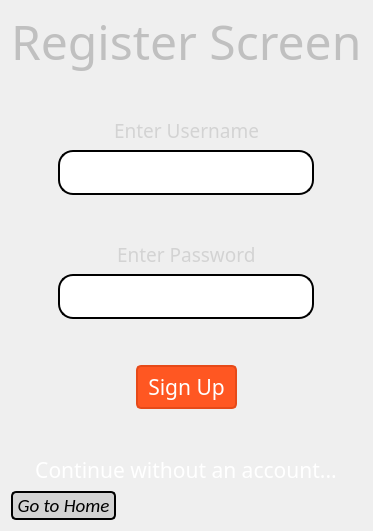
      <widget class="QWidget" name="page_10">
       <layout class="QVBoxLayout" name="verticalLayout_7">
        <item alignment="Qt::AlignHCenter">
         <widget class="QLabel" name="label_8">
          <property name="maximumSize">
           <size>
            <width>16777215</width>
            <height>60</height>
           </size>
          </property>
          <property name="font">
           <font>
            <family>Cooper Black</family>
            <pointsize>36</pointsize>
           </font>
          </property>
          <property name="styleSheet">
           <string notr="true">QLabel {
    color: #C0C0C0;  /* Silver or Light Blue-Gray */
}
</string>
          </property>
          <property name="text">
           <string>Register Screen</string>
          </property>
         </widget>
        </item>
        <item>
         <spacer name="verticalSpacer_7">
          <property name="orientation">
           <enum>Qt::Vertical</enum>
          </property>
          <property name="sizeHint" stdset="0">
           <size>
            <width>20</width>
            <height>40</height>
           </size>
          </property>
         </spacer>
        </item>
        <item alignment="Qt::AlignHCenter">
         <widget class="QLabel" name="label_43">
          <property name="maximumSize">
           <size>
            <width>16777215</width>
            <height>30</height>
           </size>
          </property>
          <property name="font">
           <font>
            <family>Arial Rounded MT Bold</family>
            <pointsize>14</pointsize>
           </font>
          </property>
          <property name="styleSheet">
           <string notr="true">color: lightgray</string>
          </property>
          <property name="text">
           <string>Enter Username</string>
          </property>
         </widget>
        </item>
        <item alignment="Qt::AlignHCenter">
         <widget class="QPlainTextEdit" name="plainTextEdit_7">
          <property name="maximumSize">
           <size>
            <width>300</width>
            <height>45</height>
           </size>
          </property>
          <property name="statusTip">
           <string>Search Bar</string>
          </property>
          <property name="styleSheet">
           <string notr="true">background-color: rgb(255, 255, 255);
border: 2px solid black;
    border-radius: 15px;</string>
          </property>
          <property name="undoRedoEnabled">
           <bool>true</bool>
          </property>
          <property name="plainText">
           <string/>
          </property>
          <property name="overwriteMode">
           <bool>false</bool>
          </property>
          <property name="centerOnScroll">
           <bool>false</bool>
          </property>
         </widget>
        </item>
        <item>
         <spacer name="verticalSpacer_8">
          <property name="orientation">
           <enum>Qt::Vertical</enum>
          </property>
          <property name="sizeHint" stdset="0">
           <size>
            <width>20</width>
            <height>40</height>
           </size>
          </property>
         </spacer>
        </item>
        <item alignment="Qt::AlignHCenter">
         <widget class="QLabel" name="label_44">
          <property name="maximumSize">
           <size>
            <width>16777215</width>
            <height>30</height>
           </size>
          </property>
          <property name="font">
           <font>
            <family>Arial Rounded MT Bold</family>
            <pointsize>14</pointsize>
           </font>
          </property>
          <property name="styleSheet">
           <string notr="true">color: lightgray</string>
          </property>
          <property name="text">
           <string>Enter Password</string>
          </property>
         </widget>
        </item>
        <item alignment="Qt::AlignHCenter">
         <widget class="QPlainTextEdit" name="plainTextEdit_6">
          <property name="maximumSize">
           <size>
            <width>300</width>
            <height>45</height>
           </size>
          </property>
          <property name="statusTip">
           <string>Search Bar</string>
          </property>
          <property name="styleSheet">
           <string notr="true">background-color: rgb(255, 255, 255);
border: 2px solid black;
    border-radius: 15px;</string>
          </property>
          <property name="undoRedoEnabled">
           <bool>true</bool>
          </property>
          <property name="plainText">
           <string/>
          </property>
          <property name="overwriteMode">
           <bool>false</bool>
          </property>
          <property name="centerOnScroll">
           <bool>false</bool>
          </property>
         </widget>
        </item>
        <item>
         <spacer name="verticalSpacer_6">
          <property name="orientation">
           <enum>Qt::Vertical</enum>
          </property>
          <property name="sizeHint" stdset="0">
           <size>
            <width>20</width>
            <height>40</height>
           </size>
          </property>
         </spacer>
        </item>
        <item alignment="Qt::AlignHCenter">
         <widget class="QPushButton" name="pushButton_8">
          <property name="font">
           <font>
            <family>Arial Rounded MT Bold</family>
            <pointsize>16</pointsize>
           </font>
          </property>
          <property name="styleSheet">
           <string notr="true">QPushButton {
    background-color: #FF5722; /* Default background color (Deep Orange) */
    border: 2px solid #E64A19; /* Deep Orange border */
    color: white;
    border-radius: 5px;
    padding: 5px 10px;
}

QPushButton:hover {
    background-color:rgb(255, 29, 32); /* Darker Deep Orange on hover */
}

QPushButton:pressed {
    background-color: #D84315; /* Dark Deep Orange on press */
    color: white;
}
</string>
          </property>
          <property name="text">
           <string>Sign Up</string>
          </property>
         </widget>
        </item>
        <item>
         <spacer name="verticalSpacer_5">
          <property name="orientation">
           <enum>Qt::Vertical</enum>
          </property>
          <property name="sizeHint" stdset="0">
           <size>
            <width>20</width>
            <height>40</height>
           </size>
          </property>
         </spacer>
        </item>
        <item alignment="Qt::AlignHCenter">
         <widget class="QPushButton" name="pushButton_4">
          <property name="font">
           <font>
            <family>Tw Cen MT Condensed Extra Bold</family>
            <pointsize>16</pointsize>
           </font>
          </property>
          <property name="styleSheet">
           <string notr="true">QPushButton {
	border: none;
	color: white;
    border-radius:10px;
}
QPushButton:hover {;
   color: red;
}
QPushButton:pressed {	
	background-color: white;
   color : black
}</string>
          </property>
          <property name="text">
           <string>  Continue without an account...  </string>
          </property>
         </widget>
        </item>
        <item alignment="Qt::AlignLeft">
         <widget class="QPushButton" name="pushButton_6">
          <property name="font">
           <font>
            <family>Calibri</family>
            <pointsize>14</pointsize>
            <weight>50</weight>
            <italic>true</italic>
            <bold>false</bold>
           </font>
          </property>
          <property name="styleSheet">
           <string notr="true">QPushButton {
background-color: rgb(48, 127, 255); /* Adjusted background color */
    border: none;
    color: sky blue;
    border-;
border: 2px solid black;
    border-radius: 5px;
    background-color: lightgray;
}

QPushButton:hover {
    background-color: rgb(0, 80, 150); /* Adjusted hover color */
color:white
}

QPushButton:pressed {	
    background-color: rgb(255, 70, 70); /* Adjusted pressed color */
    color: black;
}
</string>
          </property>
          <property name="text">
           <string> Go to Home </string>
          </property>
         </widget>
        </item>
       </layout>
      </widget>
